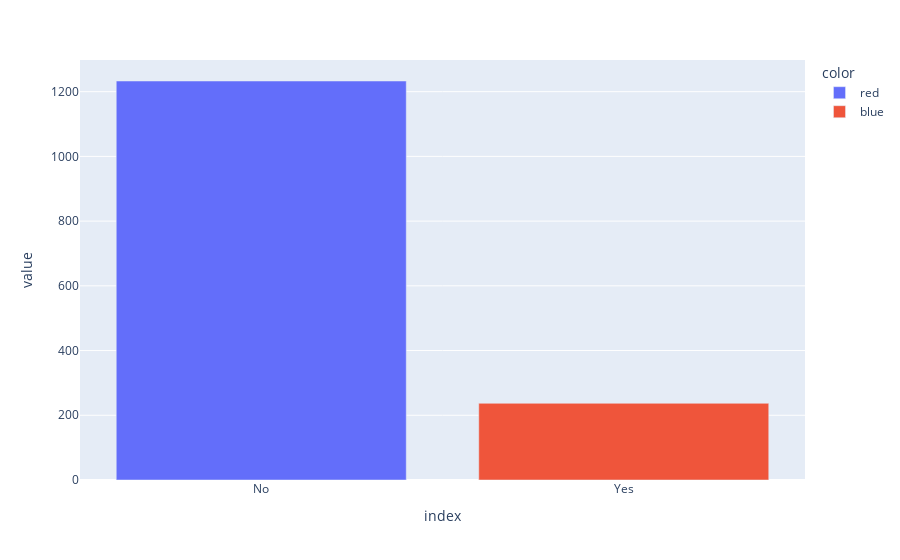

This figure's notebook cell:
### Code cell
px.bar(df.Attrition.value_counts(),color=['red','blue'])

### Figure 1 — Plotly figure (JSON) as saved in the notebook; plotly's stock layout.template omitted (floating-point values rounded to 4 significant figures)
{"data": [{"alignmentgroup": "True", "hovertemplate": "color=red<br>index=%{x}<br>value=%{y}<extra></extra>", "legendgroup": "red", "marker": {"color": "#636efa", "pattern": {"shape": ""}}, "name": "red", "offsetgroup": "red", "orientation": "v", "showlegend": true, "textposition": "auto", "type": "bar", "x": ["No"], "xaxis": "x", "y": [1233], "yaxis": "y"}, {"alignmentgroup": "True", "hovertemplate": "color=blue<br>index=%{x}<br>value=%{y}<extra></extra>", "legendgroup": "blue", "marker": {"color": "#EF553B", "pattern": {"shape": ""}}, "name": "blue", "offsetgroup": "blue", "orientation": "v", "showlegend": true, "textposition": "auto", "type": "bar", "x": ["Yes"], "xaxis": "x", "y": [237], "yaxis": "y"}], "layout": {"barmode": "relative", "legend": {"title": {"text": "color"}, "tracegroupgap": 0}, "margin": {"t": 60}, "xaxis": {"anchor": "y", "domain": [0, 1], "title": {"text": "index"}}, "yaxis": {"anchor": "x", "domain": [0, 1], "title": {"text": "value"}}}}
